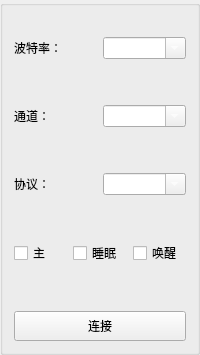
               <widget class="QGroupBox" name="groupBox_4">
                <property name="maximumSize">
                 <size>
                  <width>200</width>
                  <height>16777215</height>
                 </size>
                </property>
                <property name="title">
                 <string/>
                </property>
                <layout class="QVBoxLayout" name="verticalLayout_7">
                 <item>
                  <spacer name="horizontalSpacer_6">
                   <property name="orientation">
                    <enum>Qt::Horizontal</enum>
                   </property>
                   <property name="sizeHint" stdset="0">
                    <size>
                     <width>40</width>
                     <height>20</height>
                    </size>
                   </property>
                  </spacer>
                 </item>
                 <item>
                  <layout class="QHBoxLayout" name="horizontalLayout_7">
                   <item>
                    <widget class="QLabel" name="label_7">
                     <property name="styleSheet">
                      <string notr="true"/>
                     </property>
                     <property name="text">
                      <string>波特率：</string>
                     </property>
                    </widget>
                   </item>
                   <item>
                    <widget class="QComboBox" name="comboBoxBaud_2">
                     <property name="styleSheet">
                      <string notr="true">color: rgb(255, 255, 255);</string>
                     </property>
                     <property name="editable">
                      <bool>true</bool>
                     </property>
                     <item>
                      <property name="text">
                       <string>9600</string>
                      </property>
                     </item>
                     <item>
                      <property name="text">
                       <string>10400</string>
                      </property>
                     </item>
                     <item>
                      <property name="text">
                       <string>19200</string>
                      </property>
                     </item>
                     <item>
                      <property name="text">
                       <string>20000</string>
                      </property>
                     </item>
                     <item>
                      <property name="text">
                       <string>57600</string>
                      </property>
                     </item>
                    </widget>
                   </item>
                  </layout>
                 </item>
                 <item>
                  <spacer name="horizontalSpacer_7">
                   <property name="orientation">
                    <enum>Qt::Horizontal</enum>
                   </property>
                   <property name="sizeHint" stdset="0">
                    <size>
                     <width>40</width>
                     <height>20</height>
                    </size>
                   </property>
                  </spacer>
                 </item>
                 <item>
                  <spacer name="horizontalSpacer_12">
                   <property name="orientation">
                    <enum>Qt::Horizontal</enum>
                   </property>
                   <property name="sizeHint" stdset="0">
                    <size>
                     <width>40</width>
                     <height>20</height>
                    </size>
                   </property>
                  </spacer>
                 </item>
                 <item>
                  <layout class="QVBoxLayout" name="verticalLayout_2">
                   <item>
                    <layout class="QHBoxLayout" name="horizontalLayout_6">
                     <item>
                      <widget class="QLabel" name="label_6">
                       <property name="text">
                        <string>通道：</string>
                       </property>
                      </widget>
                     </item>
                     <item>
                      <widget class="QComboBox" name="comboBoxGallery">
                       <property name="styleSheet">
                        <string notr="true">color: rgb(255, 255, 255);</string>
                       </property>
                       <property name="editable">
                        <bool>true</bool>
                       </property>
                       <item>
                        <property name="text">
                         <string>0</string>
                        </property>
                       </item>
                       <item>
                        <property name="text">
                         <string>1</string>
                        </property>
                       </item>
                      </widget>
                     </item>
                    </layout>
                   </item>
                   <item>
                    <spacer name="horizontalSpacer_11">
                     <property name="orientation">
                      <enum>Qt::Horizontal</enum>
                     </property>
                     <property name="sizeHint" stdset="0">
                      <size>
                       <width>40</width>
                       <height>20</height>
                      </size>
                     </property>
                    </spacer>
                   </item>
                   <item>
                    <spacer name="horizontalSpacer_8">
                     <property name="orientation">
                      <enum>Qt::Horizontal</enum>
                     </property>
                     <property name="sizeHint" stdset="0">
                      <size>
                       <width>40</width>
                       <height>20</height>
                      </size>
                     </property>
                    </spacer>
                   </item>
                   <item>
                    <layout class="QHBoxLayout" name="horizontalLayout_8">
                     <item>
                      <widget class="QLabel" name="label_8">
                       <property name="text">
                        <string>协议：</string>
                       </property>
                      </widget>
                     </item>
                     <item>
                      <widget class="QComboBox" name="comboBoxDeal">
                       <property name="styleSheet">
                        <string notr="true">color: rgb(255, 255, 255);</string>
                       </property>
                       <property name="editable">
                        <bool>true</bool>
                       </property>
                       <item>
                        <property name="text">
                         <string>Lin1.x</string>
                        </property>
                       </item>
                       <item>
                        <property name="text">
                         <string>Lin2.x</string>
                        </property>
                       </item>
                       <item>
                        <property name="text">
                         <string>Auto</string>
                        </property>
                       </item>
                       <item>
                        <property name="text">
                         <string>K-Lin</string>
                        </property>
                       </item>
                      </widget>
                     </item>
                    </layout>
                   </item>
                   <item>
                    <spacer name="horizontalSpacer_10">
                     <property name="orientation">
                      <enum>Qt::Horizontal</enum>
                     </property>
                     <property name="sizeHint" stdset="0">
                      <size>
                       <width>40</width>
                       <height>20</height>
                      </size>
                     </property>
                    </spacer>
                   </item>
                   <item>
                    <spacer name="horizontalSpacer_9">
                     <property name="orientation">
                      <enum>Qt::Horizontal</enum>
                     </property>
                     <property name="sizeHint" stdset="0">
                      <size>
                       <width>40</width>
                       <height>20</height>
                      </size>
                     </property>
                    </spacer>
                   </item>
                   <item>
                    <layout class="QHBoxLayout" name="horizontalLayout_9">
                     <item>
                      <widget class="QCheckBox" name="checkBoxImp">
                       <property name="text">
                        <string>主</string>
                       </property>
                      </widget>
                     </item>
                     <item>
                      <widget class="QCheckBox" name="checkBoxSleep">
                       <property name="text">
                        <string>睡眠</string>
                       </property>
                      </widget>
                     </item>
                     <item>
                      <widget class="QCheckBox" name="checkBoxWake">
                       <property name="text">
                        <string>唤醒</string>
                       </property>
                      </widget>
                     </item>
                    </layout>
                   </item>
                   <item>
                    <spacer name="verticalSpacer">
                     <property name="orientation">
                      <enum>Qt::Vertical</enum>
                     </property>
                     <property name="sizeHint" stdset="0">
                      <size>
                       <width>20</width>
                       <height>40</height>
                      </size>
                     </property>
                    </spacer>
                   </item>
                   <item>
                    <widget class="QPushButton" name="pushButtonConn">
                     <property name="minimumSize">
                      <size>
                       <width>149</width>
                       <height>30</height>
                      </size>
                     </property>
                     <property name="text">
                      <string>连接</string>
                     </property>
                    </widget>
                   </item>
                  </layout>
                 </item>
                </layout>
               </widget>
